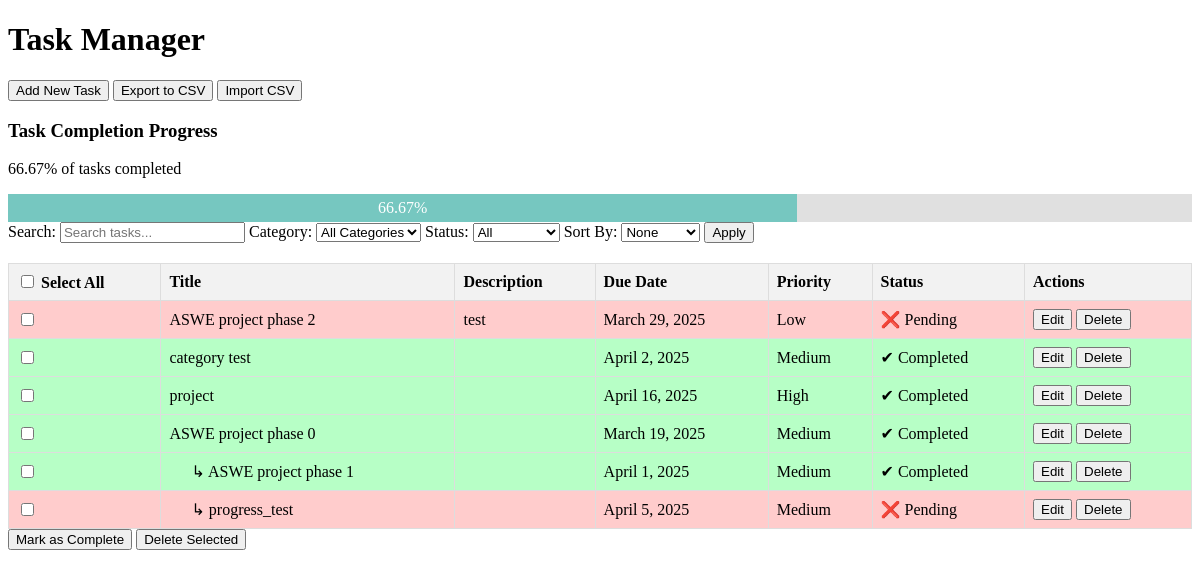
The page / on the database its author committed.
### tasks/models.py (models this page shows, shortened)
class Task(models.Model):
    PRIORITY_CHOICES = [
        ('L', 'Low'),
        ('M', 'Medium'),
        ('H', 'High'),
    ]
    CATEGORY_CHOICES = [
        ('Work', 'Work'),
        ('Personal', 'Personal'),
        ('Study', 'Study'),
        ('Other', 'Other'),
    ]
    category = models.CharField(max_length=20, choices=CATEGORY_CHOICES, default='Other')
    title = models.CharField(max_length=200)
    description = models.TextField(blank=True, null=True)
    due_date = models.DateField(null=True, blank=True)
    priority = models.CharField(max_length=1, choices=PRIORITY_CHOICES, default='M')
    completed = models.BooleanField(default=False)
    created_at = models.DateTimeField(auto_now_add=True)
    parent_task = models.ForeignKey(
        'self',  # This makes the field reference the same model (Task)
        on_delete=models.CASCADE,
        null=True,
        blank=True,
        related_name='subtasks'  # Enables easy access to related subtasks
    )

### tasks/views.py (the view)
# urls.py: path('', views.task_list, name='task_list'),
def task_list(request):
    category_filter = request.GET.get('category', '')
    status_filter = request.GET.get('status', '')
    search_query = request.GET.get('search', '')
    sort_by = request.GET.get('sort_by', '')
    tasks = Task.objects.filter(parent_task__isnull=True)
    if category_filter:
        tasks = tasks.filter(category=category_filter)
    if status_filter:
        tasks = tasks.filter(completed=True if status_filter == "completed" else False)
    if search_query:
        tasks = tasks.filter(Q(title__icontains=search_query) | Q(description__icontains=search_query))
    if sort_by:
        if sort_by == "priority":
            priority_order = {'H': 1, 'M': 2, 'L': 3}
            tasks = sorted(tasks, key=lambda t: priority_order.get(t.priority, 2))  # Sort manually for priority
        else:
            tasks = tasks.order_by(sort_by)
    today = now().date()
    for task in tasks:
        if task.due_date:
            if task.due_date < today:
                task.overdue = True
            elif task.due_date == today:
                task.due_today = True
            else:
                task.overdue = False
                task.due_today = False
    completion_percentage = calculate_completion_percentage()
    return render(request, 'tasks/task_list.html', {
        'tasks': tasks,
        'categories': Task.CATEGORY_CHOICES,
        'search_query': search_query,  # Keep search query visible in input
        'category_filter': category_filter,
        'status_filter': status_filter,
        'sort_by': sort_by,
        'completion_percentage': completion_percentage
    })

### tasks/templates/tasks/task_list.html (shortened to what this page needs)
<!DOCTYPE html>
<html lang="en">
<head>
</head>
<body>
    <h1>Task Manager</h1>
    {% load tz %}
    <div>
        <form action="{% url 'task_create' %}" method="get" style="display: inline;">
            <button type="submit" class="btn">Add New Task</button>
        </form>
        <form action="{% url 'export_tasks_csv' %}" method="get" style="display: inline;">
            <button type="submit" class="btn">Export to CSV</button>
        </form>
        <form action="{% url 'import_csv' %}" method="get" style="display: inline;">
            <button type="submit" class="btn">Import CSV</button>
        </form>
    </div>
    <div>
        <h3>Task Completion Progress</h3>
        <p>{{ completion_percentage|floatformat:2 }}% of tasks completed</p>
        <div style="width: 100%; background-color: #e0e0e0;">
            <div style="width: {{ completion_percentage }}%; background-color: #76c7c0; text-align: center; padding: 5px 0; color: white;">
                {{ completion_percentage|floatformat:2 }}%
            </div>
        </div>
    </div>
    <form method="GET">
        <label for="search">Search:</label>
        <input type="text" name="search" id="search" value="{{ search_query }}" placeholder="Search tasks...">
        <label for="category">Category:</label>
        <select name="category" id="category">
            <option value="">All Categories</option>
        </select>
        <label for="status">Status:</label>
        <select name="status" id="status">
            <option value="">All</option>
        </select>
        <label for="sort_by">Sort By:</label>
        <select name="sort_by" id="sort_by">
            <option value="">None</option>
        </select>
        <button type="submit">Apply</button>
    </form>
    <form method="POST" action="{% url 'bulk_actions' %}">
        <table>
            <thead>
                <tr>
                    <th><input type="checkbox" id="select_all"> Select All</th>
                    <th>Title</th>
                    <th>Description</th>
                    <th>Due Date</th>
                    <th>Priority</th>
                    <th>Status</th>
                    <th>Actions</th>
                </tr>
            </thead>
            <tbody>
                {% for task in tasks %}
                    {% if task.completed %}
                    <tr style="background-color: #b7ffc6;">
                    {% else %}
                        <tr {% if task.overdue %}style="background-color: #ffcccc;"{% elif task.due_today %}style="background-color: #fc6565;"{% endif %}>
                    {% endif %}
                        <td><input type="checkbox" name="selected_tasks" value="{{ task.id }}"></td>
                        <td>{{ task.title }}</td>
                        <td>{{ task.description }}</td>
                        <td>{{ task.due_date|default:"N/A" }}</td>
                        <td>{{ task.get_priority_display }}</td>
                        <td>{% if task.completed %}✔ Completed{% else %}❌ Pending{% endif %}</td>
                        <td>
                            <form method="get" action="{% url 'task_edit' task.id %}" style="display:inline;">
                                <button type="submit" class="btn btn-primary">Edit</button>
                            </form>
                            <form method="get" action="{% url 'task_delete' task.id %}" style="display:inline;">
                                <button type="submit" class="btn btn-danger">Delete</button>
                            </form>
                        </td>
                    </tr>
                    {% for subtask in task.subtasks.all %}
                    {% if subtask.completed %}
                    <tr style="background-color: #b7ffc6;">
                    {% else %}
                        <tr {% if task.overdue %}style="background-color: #ffcccc;"{% elif task.due_today %}style="background-color: #fc6565;"{% endif %}>
                    {% endif %}
                        <td><input type="checkbox" name="selected_tasks" value="{{ subtask.id }}"></td>
                        <td style="padding-left: 30px;">↳ {{ subtask.title }}</td>
                        <td>{{ subtask.description }}</td>
                        <td>{{ subtask.due_date|default:"N/A" }}</td>
                        <td>{{ subtask.get_priority_display }}</td>
                        <td>{% if subtask.completed %}✔ Completed{% else %}❌ Pending{% endif %}</td>
                        <td>
                            <form method="get" action="{% url 'task_edit' task.id %}" style="display:inline;">
                                <button type="submit" class="btn btn-primary">Edit</button>
                            </form>
                            <form method="get" action="{% url 'task_delete' task.id %}" style="display:inline;">
                                <button type="submit" class="btn btn-danger">Delete</button>
                            </form>
                        </td>
                    </tr>
                {% endfor %}
                {% endfor %}
            </tbody>
        </table>
        <div>
            <button type="submit" name="action" value="complete">Mark as Complete</button>
            <button type="submit" name="action" value="delete">Delete Selected</button>
        </div>
    </form>
</body>
</html>

### tasks/templates/tasks/task_list.html (style rules this page uses)
table { width: 100%; border-collapse: collapse; margin-top: 20px; }
th, td { border: 1px solid #ddd; padding: 8px; text-align: left; }
th { background-color: #f2f2f2; }

### rows shown on the page
Task: title "ASWE project phase 2", description "test", due_date "March 29, 2025", priority "Low", completed "❌ Pending"
Task: title "category test", due_date "April 2, 2025", priority "Medium", completed "✔ Completed"
Task: title "project", due_date "April 16, 2025", priority "High", completed "✔ Completed"
Task: title "ASWE project phase 0", due_date "March 19, 2025", priority "Medium", completed "✔ Completed"
Task: title "ASWE project phase 1", due_date "April 1, 2025", priority "Medium", completed "✔ Completed"
Task: title "progress_test", due_date "April 5, 2025", priority "Medium", completed "❌ Pending"

### other values the page prints
{{ completion_percentage|floatformat:2 }} "66.67"
